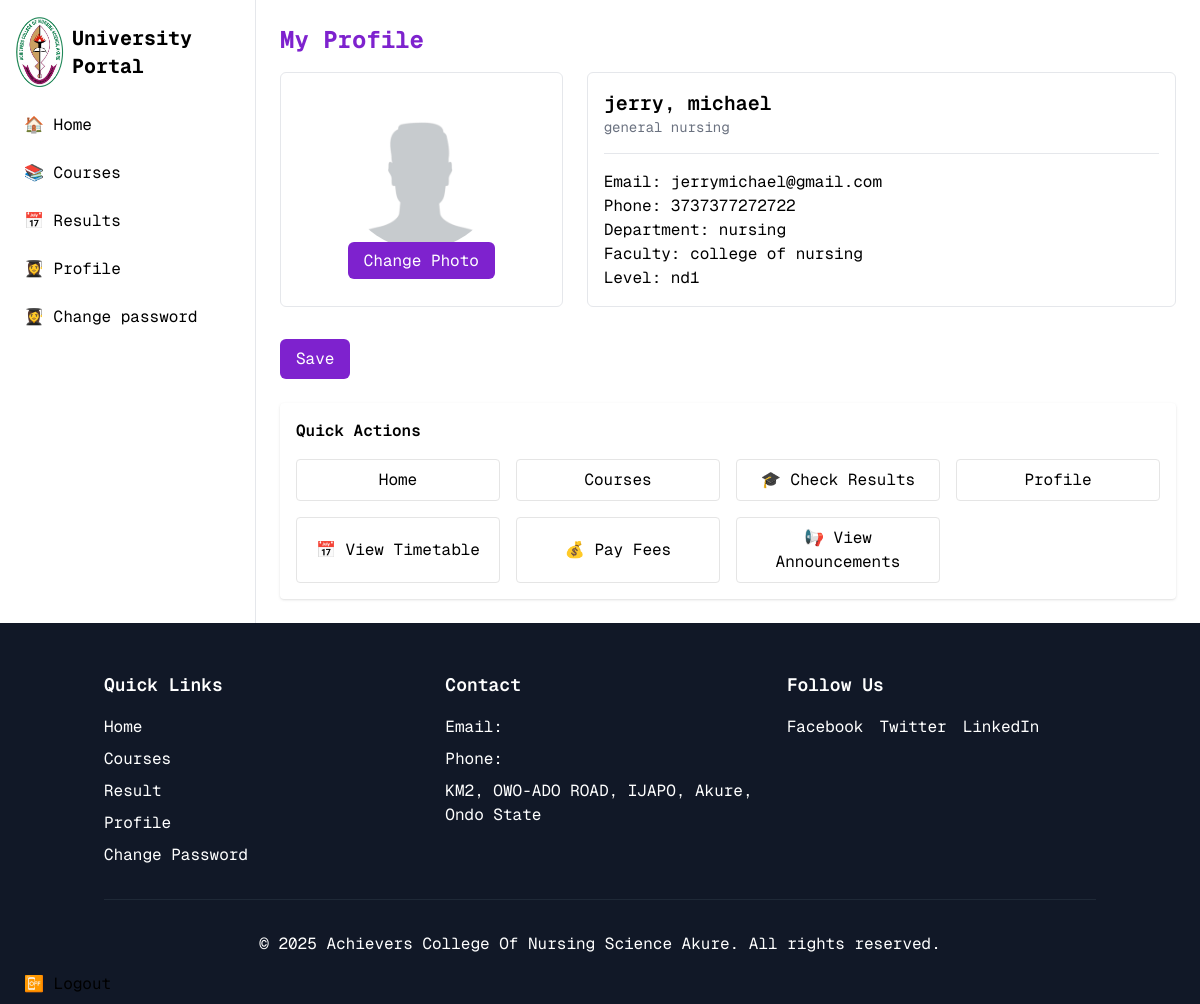
The page /stream_a/profile/ (signed in) on the database its author committed.
### stream_a/models.py (models this page shows, shortened)
class Student(models.Model):
    STUDENTSTATUS_CHOICES = (
        ('inprogress', 'In Progress'),
        ('failed', 'Failed'),
        ('graduated', 'Graduated'),
    )
    GENDER_CHOICES = (
        ('f', 'Female'),
        ('m', 'Male'),
    )
    user = models.OneToOneField(CustomUser, on_delete=models.CASCADE, related_name='stream_a_student', primary_key=True)
    otherNames = models.CharField(blank=True, null=True, max_length=80)
    surname = models.CharField(blank=True, null=True, max_length=80)
    currentLevel = models.ForeignKey(Level, on_delete=models.CASCADE, related_name='currentLevel', null=True, default=1)
    matricNumber = models.CharField(blank=True, null=True, max_length=30)
    jambNumber = models.CharField(blank=True, null=True, max_length=30)
    dateOfBirth = models.DateField()
    gender = models.CharField(blank=True, null=True, max_length=15, choices=GENDER_CHOICES)
    studentPhoneNumber = models.CharField(blank=True, null=True, max_length=15)
    college = models.ForeignKey(College, on_delete=models.CASCADE, null=True)
    department = models.ForeignKey(Department, on_delete=models.CASCADE, null=True)
    programme = models.ForeignKey(Programme, on_delete=models.CASCADE, related_name='students', blank=True, null=True)
    entrySession = models.ManyToManyField(Session, through='Enrollment', related_name='entrySession')
    currentSession = models.ForeignKey(Session, on_delete=models.SET_NULL, null=True, related_name='current_students')
    primaryEmail = models.CharField(blank=True, null=True, max_length=120)
    studentEmail = models.CharField(blank=True, null=True, max_length=120)
    bloodGroup = models.CharField(blank=True, null=True, max_length=20)
    genoType = models.CharField(blank=True, null=True, max_length=20)
    modeOfEntry = models.CharField(blank=True, null=True, max_length=50)
    entryLevel =  models.ForeignKey(Level, on_delete=models.CASCADE,  null=True, default=1)
    degree = models.CharField(blank=True, null=True, max_length=50)
    nationality = models.CharField(blank=True, null=True, max_length=110)
    stateOfOrigin = models.CharField(blank=True, null=True, max_length=110)
    localGovtArea = models.CharField(blank=True, null=True, max_length=110)
    passport = models.ImageField('image', default='images/placeholder.png', null=True, blank=True)
    student_status = models.CharField(max_length=100, choices=STUDENTSTATUS_CHOICES, default='inprogress')

class Programme(ProgrammeBase):
    department = models.ForeignKey(Department, on_delete=models.CASCADE, null=True, blank=True)
    def __str__(self):
        return self.name

class Department(DepartmentBase):
    college = models.ForeignKey(College, on_delete=models.CASCADE)

class College(CollegeBase):
    def __str__(self):
        return f"{self.name} (Stream A)"

class Level(LevelBase):
    def __str__(self):
        return self.name

### stream_a/views.py (the view, shortened to what this page needs)
# urls.py: path('profile/', views.Profile, name='profile'),
@login_required
@user_passes_test(is_student, login_url="/404")
def Profile(request):
    if request.user.is_authenticated:
        user = request.user
        student = get_object_or_404(Student, user=user)
        level = get_object_or_404(Level, name=student.currentLevel)
        current_session_model = Session.objects.filter(is_current=True).first()
        current_semester_model = Semester.objects.filter(is_current=True).first()
        return render(request, "user/profile.html", {"student": student, "stream":user.stream})

### stream_a/views.py (called while the page is built)
def is_student(user):
    return user.is_authenticated and user.user_type == "student"

### templates/user/profile.html (shortened to what this page needs)
{% extends 'base.html' %} {% load custom_tags %}
{% load custom_filters %}
{% load static %}
{% block content %}
        <main class="flex-1 p-6">
            <div class="max-w-4xl mx-auto">
                <h1 class="text-2xl font-bold text-purple-700 mb-4">My Profile</h1>
                <form method="post" enctype="multipart/form-data" action="{% url 'stream_'|add:stream|add:':profile' %}" class="grid grid-cols-1 md:grid-cols-3 gap-6 sm">
                    <div class="p-4 border rounded-md text-center">
                        <img id="profileImage" src="{{student.passport.url}}" alt="Profile" class="rounded-full h-40 w-40 mx-auto">
                        <span id="uploadBtn" class="px-4 py-2 bg-purple-700 text-white rounded-md">Change Photo</span>
                    </div>
                    <div class="md:col-span-2 p-4 border rounded-md">
                        <h2 class="text-xl font-semibold">{{student.otherNames}}, {{student.surname}}</h2>
                        <p class="text-sm text-gray-500">{{student.programme}}</p>
                        <hr class="my-4">
                        <p>Email: {{student.primaryEmail}}</p>
                        <p>Phone: {{student.studentPhoneNumber}}</p>
                        <p>Department: {{student.department.name}}</p>
                        <p>Faculty: {{student.college.name}}</p>
                        <p>Level: {{student.currentLevel}}</p>
                    </div>
                    <div>
                        <button class="mt-2 px-4 py-2 bg-purple-700 text-white rounded-md">Save</button>
                    </div>
                </form>
            </div>
			<div class="mt-6 bg-white p-4 rounded shadow">
				<h3 class="font-semibold">Quick Actions</h3>
				<div class="grid md:grid-cols-4 gap-4 mt-4">
                    <button onclick="location.href='{% url 'stream_'|add:stream|add:':dashboard' %}';" class="py-2 px-3 bg-transparent hover:bg-gray-100 duration-300 rounded border border-neutral-200">
						Home
					</button>
                    <button onclick="location.href='{% url 'stream_'|add:stream|add:':courses' %}';" class="py-2 px-3 bg-transparent hover:bg-gray-100 duration-300 rounded border border-neutral-200">
						Courses
					</button>
                    <button onclick="location.href='{% url 'stream_'|add:stream|add:':result_filter' %}';" class="py-2 px-3 bg-transparent hover:bg-gray-100 duration-300 rounded border border-neutral-200">
						🎓 Check Results
					</button>
                    <button onclick="location.href='{% url 'stream_'|add:stream|add:':profile' %}';" class="py-2 px-3 bg-transparent hover:bg-gray-100 duration-300 rounded border border-neutral-200">
						Profile
					</button>
					<button class="py-2 px-3 bg-transparent hover:bg-gray-100 duration-300 rounded border border-neutral-200">
						📅 View Timetable
					</button>
					<button class="py-2 px-3 bg-transparent hover:bg-gray-100 duration-300 rounded border border-neutral-200">
						💰 Pay Fees</button>
					<button class="py-2 px-3 bg-transparent hover:bg-gray-100 duration-300 rounded border border-neutral-200">
						📢 View Announcements
					</button>
				</div>
			</div>
        </main>
    </div>
{% endblock %}

### static/main.css (style rules this page uses)
* { font-family: 'GeistMono', monospace; font-size: 16px; line-height: 1.5; margin: 0; padding: 0; box-sizing: border-box; }

### rows shown on the page
Student: passport (placeholder picture), otherNames "jerry", surname "michael", programme "general nursing", primaryEmail "jerrymichael@gmail.com", studentPhoneNumber "3737377272722", department.name "nursing", college.name "college of nursing", currentLevel "nd1"
